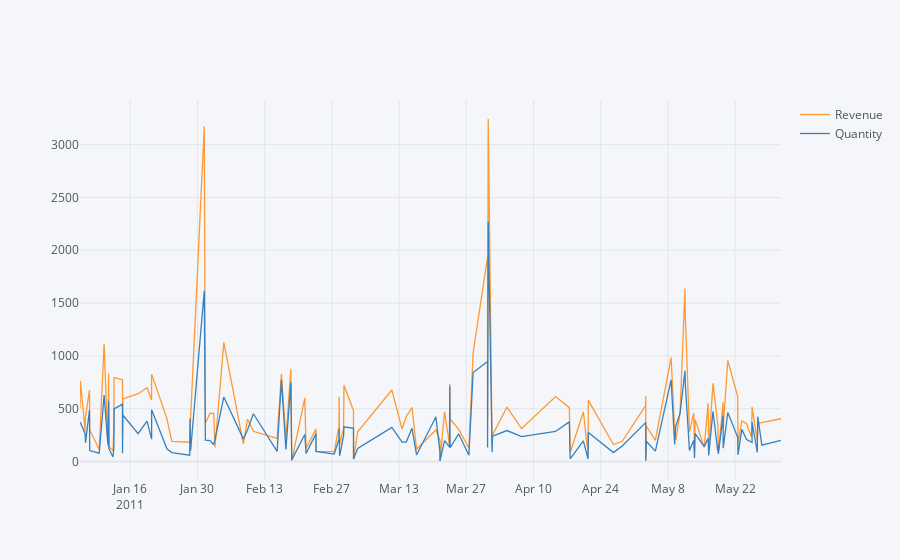

This figure's notebook cell:
### Markdown cell above
## 2. Create an interactive line chart showing quantity and revenue sold to France between January 1st and May 31st 2011.

### Code cell
data[(data['InvoiceDate'].dt.year == 2011) & 
     (data['InvoiceDate'].dt.month < 6) & 
     (data['InvoiceDate'].dt.month >= 1) & 
     (data['Country']=='France')].groupby('InvoiceDate')[['Quantity', 'Revenue']].sum().reset_index().iplot(kind='line',
                                                                                                            x='InvoiceDate', 
                                                                                                            y=['Revenue', 'Quantity'])
